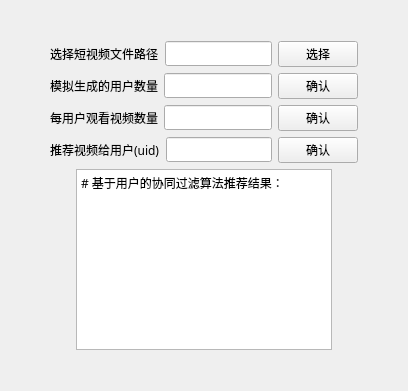
<?xml version="1.0" encoding="UTF-8"?>
<ui version="4.0">
 <class>recommend</class>
 <widget class="QWidget" name="recommend">
  <property name="geometry">
   <rect>
    <x>0</x>
    <y>0</y>
    <width>408</width>
    <height>391</height>
   </rect>
  </property>
  <property name="sizePolicy">
   <sizepolicy hsizetype="Expanding" vsizetype="Expanding">
    <horstretch>0</horstretch>
    <verstretch>0</verstretch>
   </sizepolicy>
  </property>
  <property name="font">
   <font>
    <family>微软雅黑</family>
   </font>
  </property>
  <property name="windowTitle">
   <string>Form</string>
  </property>
  <layout class="QVBoxLayout" name="verticalLayout">
   <item>
    <spacer name="verticalSpacer_2">
     <property name="orientation">
      <enum>Qt::Vertical</enum>
     </property>
     <property name="sizeHint" stdset="0">
      <size>
       <width>20</width>
       <height>40</height>
      </size>
     </property>
    </spacer>
   </item>
   <item>
    <layout class="QHBoxLayout" name="horizontalLayout_8">
     <item>
      <spacer name="horizontalSpacer_9">
       <property name="orientation">
        <enum>Qt::Horizontal</enum>
       </property>
       <property name="sizeHint" stdset="0">
        <size>
         <width>40</width>
         <height>20</height>
        </size>
       </property>
      </spacer>
     </item>
     <item>
      <widget class="CaptionLabel" name="label_video_file">
       <property name="text">
        <string>选择短视频文件路径</string>
       </property>
      </widget>
     </item>
     <item>
      <widget class="LineEdit" name="lineEdit_video_file"/>
     </item>
     <item>
      <widget class="PushButton" name="pushButton_video_file">
       <property name="text">
        <string>选择</string>
       </property>
      </widget>
     </item>
     <item>
      <spacer name="horizontalSpacer_10">
       <property name="orientation">
        <enum>Qt::Horizontal</enum>
       </property>
       <property name="sizeHint" stdset="0">
        <size>
         <width>40</width>
         <height>20</height>
        </size>
       </property>
      </spacer>
     </item>
    </layout>
   </item>
   <item>
    <layout class="QHBoxLayout" name="horizontalLayout">
     <item>
      <spacer name="horizontalSpacer">
       <property name="orientation">
        <enum>Qt::Horizontal</enum>
       </property>
       <property name="sizeHint" stdset="0">
        <size>
         <width>40</width>
         <height>20</height>
        </size>
       </property>
      </spacer>
     </item>
     <item>
      <widget class="CaptionLabel" name="label_uid_num">
       <property name="text">
        <string>模拟生成的用户数量</string>
       </property>
      </widget>
     </item>
     <item>
      <widget class="LineEdit" name="lineEdit_user_num"/>
     </item>
     <item>
      <widget class="PushButton" name="pushButton_user_num">
       <property name="text">
        <string>确认</string>
       </property>
      </widget>
     </item>
     <item>
      <spacer name="horizontalSpacer_4">
       <property name="orientation">
        <enum>Qt::Horizontal</enum>
       </property>
       <property name="sizeHint" stdset="0">
        <size>
         <width>40</width>
         <height>20</height>
        </size>
       </property>
      </spacer>
     </item>
    </layout>
   </item>
   <item>
    <layout class="QHBoxLayout" name="horizontalLayout_2">
     <item>
      <spacer name="horizontalSpacer_2">
       <property name="orientation">
        <enum>Qt::Horizontal</enum>
       </property>
       <property name="sizeHint" stdset="0">
        <size>
         <width>40</width>
         <height>20</height>
        </size>
       </property>
      </spacer>
     </item>
     <item>
      <widget class="CaptionLabel" name="label_video_num">
       <property name="text">
        <string>每用户观看视频数量</string>
       </property>
      </widget>
     </item>
     <item>
      <widget class="LineEdit" name="lineEdit_video_num"/>
     </item>
     <item>
      <widget class="PushButton" name="pushButton_video_num">
       <property name="text">
        <string>确认</string>
       </property>
      </widget>
     </item>
     <item>
      <spacer name="horizontalSpacer_5">
       <property name="orientation">
        <enum>Qt::Horizontal</enum>
       </property>
       <property name="sizeHint" stdset="0">
        <size>
         <width>40</width>
         <height>20</height>
        </size>
       </property>
      </spacer>
     </item>
    </layout>
   </item>
   <item>
    <layout class="QHBoxLayout" name="horizontalLayout_3">
     <item>
      <spacer name="horizontalSpacer_3">
       <property name="orientation">
        <enum>Qt::Horizontal</enum>
       </property>
       <property name="sizeHint" stdset="0">
        <size>
         <width>40</width>
         <height>20</height>
        </size>
       </property>
      </spacer>
     </item>
     <item>
      <widget class="CaptionLabel" name="label_rec_user">
       <property name="text">
        <string>推荐视频给用户(uid)</string>
       </property>
      </widget>
     </item>
     <item>
      <widget class="LineEdit" name="lineEdit_rec_uid"/>
     </item>
     <item>
      <widget class="PushButton" name="pushButton_rec_uid">
       <property name="text">
        <string>确认</string>
       </property>
      </widget>
     </item>
     <item>
      <spacer name="horizontalSpacer_6">
       <property name="orientation">
        <enum>Qt::Horizontal</enum>
       </property>
       <property name="sizeHint" stdset="0">
        <size>
         <width>40</width>
         <height>20</height>
        </size>
       </property>
      </spacer>
     </item>
    </layout>
   </item>
   <item>
    <layout class="QHBoxLayout" name="horizontalLayout_5">
     <item>
      <spacer name="horizontalSpacer_7">
       <property name="orientation">
        <enum>Qt::Horizontal</enum>
       </property>
       <property name="sizeHint" stdset="0">
        <size>
         <width>40</width>
         <height>20</height>
        </size>
       </property>
      </spacer>
     </item>
     <item>
      <widget class="TextEdit" name="textEdit_rec_res">
       <property name="html">
        <string>&lt;!DOCTYPE HTML PUBLIC &quot;-//W3C//DTD HTML 4.0//EN&quot; &quot;http://www.w3.org/TR/REC-html40/strict.dtd&quot;&gt;
&lt;html&gt;&lt;head&gt;&lt;meta name=&quot;qrichtext&quot; content=&quot;1&quot; /&gt;&lt;meta charset=&quot;utf-8&quot; /&gt;&lt;style type=&quot;text/css&quot;&gt;
p, li { white-space: pre-wrap; }
hr { height: 1px; border-width: 0; }
li.unchecked::marker { content: &quot;\2610&quot;; }
li.checked::marker { content: &quot;\2612&quot;; }
&lt;/style&gt;&lt;/head&gt;&lt;body style=&quot; font-family:'微软雅黑'; font-size:9pt; font-weight:400; font-style:normal;&quot;&gt;
&lt;p style=&quot; margin-top:12px; margin-bottom:12px; margin-left:0px; margin-right:0px; -qt-block-indent:0; text-indent:0px;&quot;&gt;# 基于用户的协同过滤算法推荐结果：&lt;/p&gt;&lt;/body&gt;&lt;/html&gt;</string>
       </property>
      </widget>
     </item>
     <item>
      <spacer name="horizontalSpacer_8">
       <property name="orientation">
        <enum>Qt::Horizontal</enum>
       </property>
       <property name="sizeHint" stdset="0">
        <size>
         <width>40</width>
         <height>20</height>
        </size>
       </property>
      </spacer>
     </item>
    </layout>
   </item>
   <item>
    <spacer name="verticalSpacer">
     <property name="orientation">
      <enum>Qt::Vertical</enum>
     </property>
     <property name="sizeHint" stdset="0">
      <size>
       <width>20</width>
       <height>40</height>
      </size>
     </property>
    </spacer>
   </item>
  </layout>
 </widget>
 <customwidgets>
  <customwidget>
   <class>LineEdit</class>
   <extends>QLineEdit</extends>
   <header>qfluentwidgets</header>
  </customwidget>
  <customwidget>
   <class>PushButton</class>
   <extends>QPushButton</extends>
   <header>qfluentwidgets</header>
  </customwidget>
  <customwidget>
   <class>CaptionLabel</class>
   <extends>QLabel</extends>
   <header>qfluentwidgets</header>
  </customwidget>
  <customwidget>
   <class>TextEdit</class>
   <extends>QTextEdit</extends>
   <header>qfluentwidgets</header>
  </customwidget>
 </customwidgets>
 <resources/>
 <connections/>
</ui>
